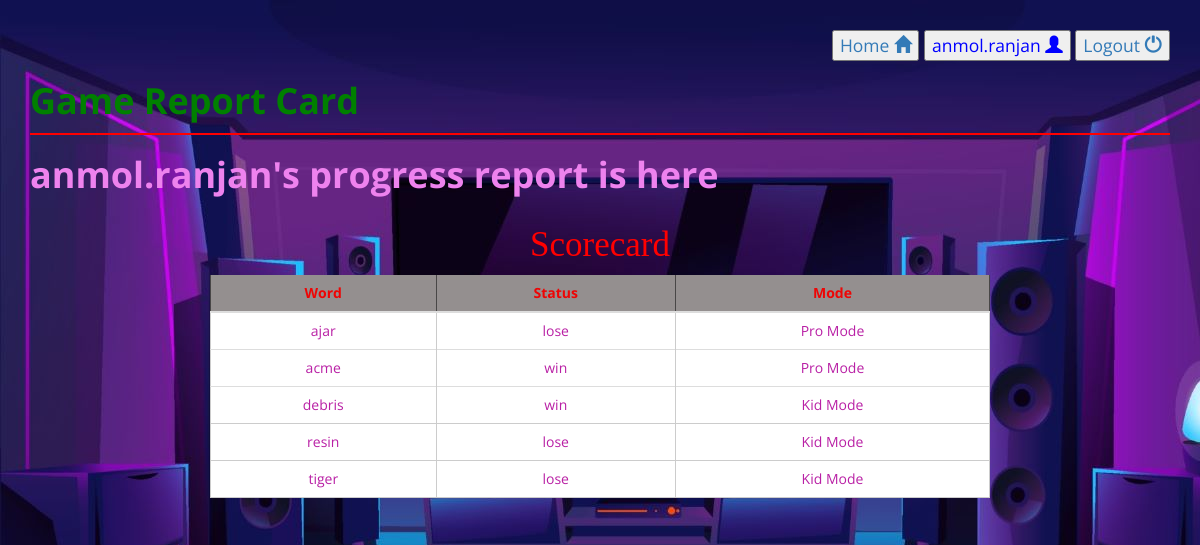
The page /hangmanGame/gameReport/ (signed in) on the database its author committed.
### hangmanGame/models.py (models this page shows, shortened)
class hangman_Game(models.Model):
    user = models.ForeignKey(settings.AUTH_USER_MODEL, on_delete=models.CASCADE)
    answer = models.CharField(max_length=50)
    guessed = models.CharField(max_length=26, default="")
    status = models.CharField(max_length=20, default='IN_PROGRESS')
    game_id = models.BigAutoField(primary_key=True, auto_created=True)
    difficulty = models.CharField(max_length=10)
    mode = models.CharField(max_length=20, default='')

### hangmanGame/views.py (the view)
# urls.py: path('gameReport/', views.gameReport, name="gameReport"),
@login_required
def gameReport(request):
    if request.method == "GET":
        games = hangman_Game.objects.filter(user=request.user).order_by('-game_id')
        return render(request, 'hangmanGame/gameReport.html', {'games': games})

### hangmanGame/templates/hangmanGame/gameReport.html (shortened to what this page needs)
{%load static%}
<!DOCTYPE html>
<html lang="en">
<head>
    <link rel="stylesheet" href="https://maxcdn.bootstrapcdn.com/bootstrap/3.3.7/css/bootstrap.min.css">
    <link rel="stylesheet" href="{% static 'hangmanGame/gameReportStyle.css'%}">
</head>
<body>
    <div class="top_slide">
        <a href="{%url 'gameMode'%}"><button >Home <i class="glyphicon glyphicon-home"></i></button></a>
        {% if user.is_authenticated %}
            <button>{{ user.username }} <i class="glyphicon glyphicon-user"> </i></button>
        {% else %}
            <button>User not logged in <i class="glyphicon glyphicon-user"> </i></button>
        {% endif %}
        <a href="{% url 'logout'%}"><button>Logout <i class="glyphicon glyphicon-off"></i></button></a>
    </div>
    <div class="header">
        <div class="main-heading"><h1><strong>Game Report Card</strong></h1></div>
            <div class="username">
                {% if user.is_authenticated %}
                    <h1 class="my-1-text-center"><strong>{{ user.username }}'s progress report is here</strong></h1>
                {% else %}
                    <h1>User not logged in </h1>
                {% endif %}
            </div>
    </div>
    <div class="container-fluid">
        <div class="sub-header">
            <h2>Scorecard</h2>
        </div>
        <div class="table-responsive">
            <table class="table align-middle">
                <thead>
                    <tr>
                    <th scope="col">Word</th>
                    <th scope="col">Status</th>
                    <th scope="col">Mode</th>
                    </tr>
                </thead>
                <tbody>
                        {% for game in games %}
                            <tr>
                                {% if game.status != "IN_PROGRESS"%}
                                    <td class="words">{{game.answer}}</td>
                                    <td class="words">{{game.status}}</td>
                                    <td class="words" >{{game.mode}}</td>
                                {% endif %}
                            </tr>
                        {% endfor %}
            </table>
        </div>
    </div>
</body>
</html>

### hangmanGame/static/hangmanGame/gameReportStyle.css (style rules this page uses)
* { font-family: 'Open Sans', sans-serif; }
body { background-image: url(Images/gameReport_BG.jpg); background-repeat: no-repeat; padding: 30px; }
.top_slide { width: 100%; height: 500%; margin: auto; font-size: 125%; color: blue; text-align: right; }
.header { width: 100%; text-align: left; }
.main-heading { font-size: 300%; font-family: cursive; color: green; font-weight: bolder; border-bottom: 2px solid red; }
.username { font-size: 150%; font-family: cursive; color: violet; font-weight: bolder; }
.sub-header { width: 100%; text-align: center; font-weight: bolder; }
h2 { font-size: 250%; font-family: Georgia, 'Times New Roman', Times, serif; color: red; }
thead th { background-color: #948f8f; border: 1px solid #494747; padding: 0.5em; text-align: center; font-weight: bold; }
th { background-color: #948f8f; border: 1px solid #cccccc; padding: 0.5em; text-align: center; color: #ee0505; }
td { border: 1px solid #cccccc; background-color: white; padding: 0.5em; text-align: center; color: #b920a5; }
.container-fluid { padding-left: 180px; padding-right: 180px; }

### rows shown on the page
hangman_Game: answer "ajar", status "lose", mode "Pro Mode"
hangman_Game: answer "acme", status "win", mode "Pro Mode"
hangman_Game: answer "debris", status "win", mode "Kid Mode"
hangman_Game: answer "resin", status "lose", mode "Kid Mode"
hangman_Game: answer "tiger", status "lose", mode "Kid Mode"

### other values the page prints
{{ user.username }} "anmol.ranjan"
